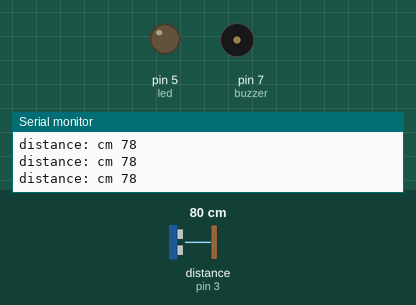
The sketch below on a simulated Arduino Uno, built with avr-gcc and run on an emulated ATmega328P. On the bench: output pins drawn as LEDs (lit = HIGH), buzzer (waves = sounding, pin HIGH), the last lines printed to the serial monitor. Wiring (inferred from the names in the program): ultrasonic range finder: trigger pin 4; echo pin 3. Inputs (shaded band) come from the test bench; at power-on: distance to the obstacle (sensor on pin 3) 80 cm. The echo pulse lasts 58.3 µs per cm; pins used as bus, display or sensor lines are not drawn.

Above: at 1.2 s.
1.3 s: distance to the obstacle (sensor on pin 3) set to 64 cm
2.8 s: distance to the obstacle (sensor on pin 3) set to 57 cm
At 3.7 s:
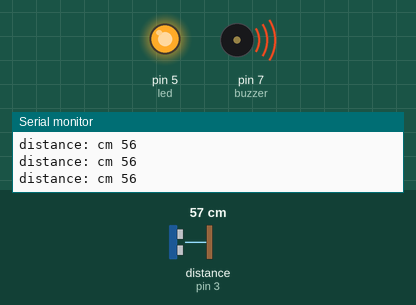
4.3 s: distance to the obstacle (sensor on pin 3) set to 63 cm
At 4.9 s:
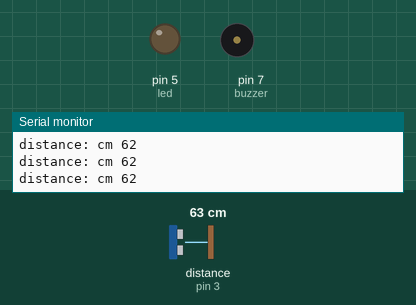
7.3 s: distance to the obstacle (sensor on pin 3) set to 18 cm
At 8.6 s:
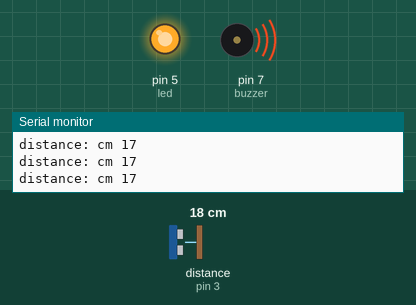
Timing chart, 0 to 10.3 s (numbered marks = the images above; inputs shaded):
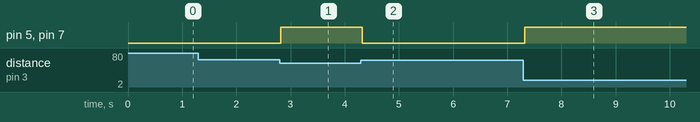

The sketch:

code.ino
```cpp
const int trigPin = 4;
const int echoPin = 3;

long duration;
int distance;

int led = 5;
int buzzer = 7;


void setup() {
  // put your setup code here, to run once:
pinMode(trigPin,OUTPUT);
pinMode(echoPin,INPUT);
Serial.begin(9600);
pinMode(led,OUTPUT);
pinMode(buzzer,OUTPUT);

}

void loop() {
  // put your main code here, to run repeatedly:
digitalWrite(trigPin,LOW);
delayMicroseconds(2);

digitalWrite(trigPin,HIGH);
delayMicroseconds(10);
digitalWrite(trigPin,LOW);

duration = pulseIn(echoPin,HIGH);
distance = duration*0.034/2;

Serial.print("distance: cm ");
Serial.println(distance);

if(distance < 60){
  digitalWrite(led,HIGH);
  digitalWrite(buzzer,HIGH);
  }
 else{
  digitalWrite(led,LOW);
  digitalWrite(buzzer,LOW);
  }
}
```

Measured:
- the behaviour switches between 61 and 60 cm on distance to the obstacle (sensor on pin 3) (found by bisection; images 0 and 1)
- after the input at 2.8 s, pin 5 (led), pin 7 (buzzer): LOW → HIGH at once
- after the input at 4.3 s, pin 5 (led), pin 7 (buzzer): HIGH → LOW at once
- after the input at 7.3 s, pin 5 (led), pin 7 (buzzer): LOW → HIGH at once
